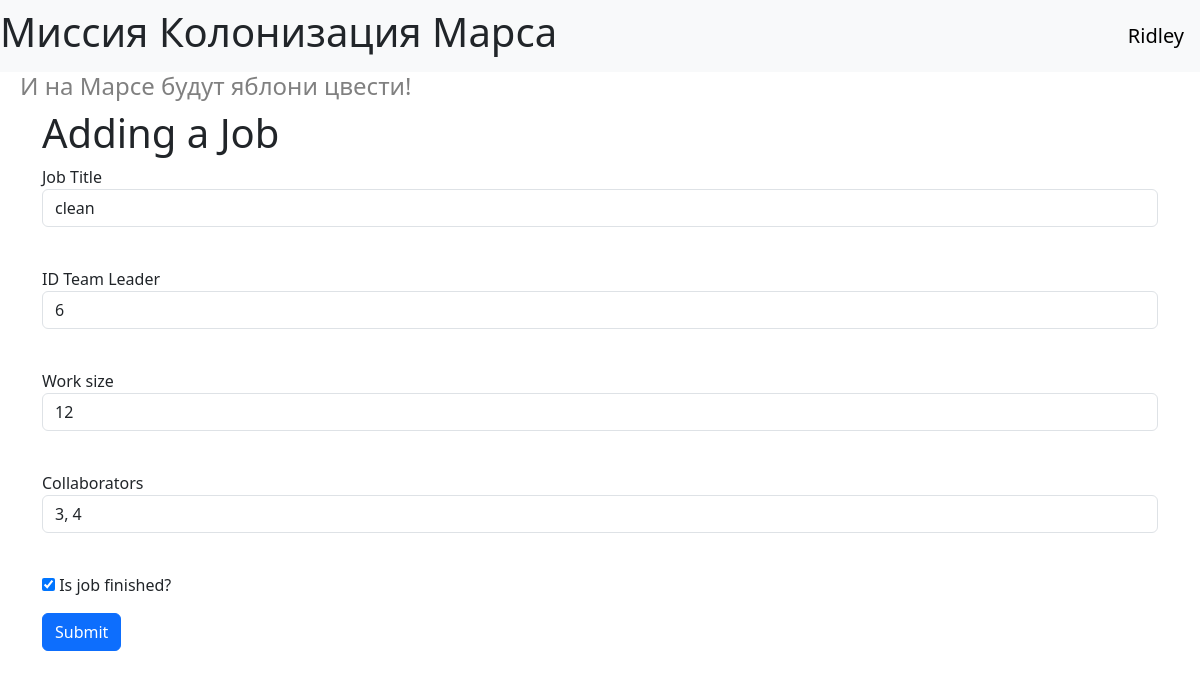
Page /edit_job/3 (signed in) on the earlier database version.
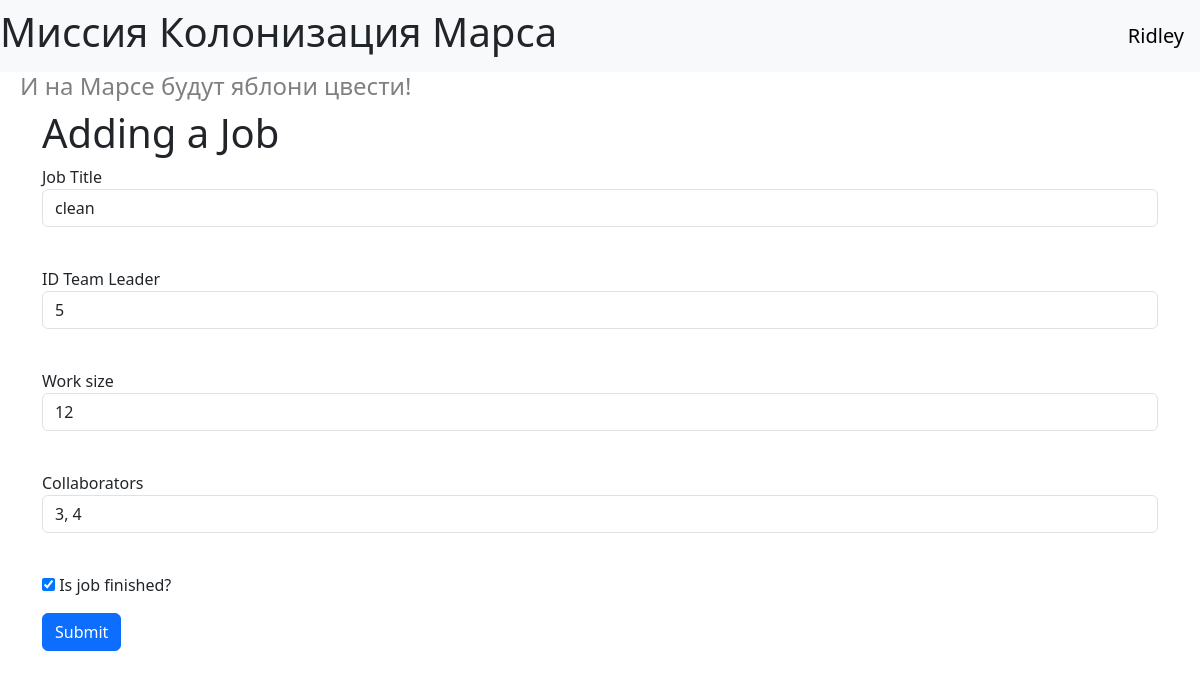
Same page on the later database version.
### data/jobs.py (models this page shows)
class Job(db_session.SqlAlchemyBase, SerializerMixin):
    __tablename__ = 'jobs'
    id = sqlalchemy.Column(sqlalchemy.Integer, primary_key=True, autoincrement=True)
    team_leader = sqlalchemy.Column(sqlalchemy.Integer, sqlalchemy.ForeignKey("users.id"))
    job = sqlalchemy.Column(sqlalchemy.String, nullable=True)
    work_size = sqlalchemy.Column(sqlalchemy.Integer, nullable=True)
    collaborators = sqlalchemy.Column(sqlalchemy.String, nullable=True)
    start_date = sqlalchemy.Column(sqlalchemy.DateTime, default=datetime.datetime.now)
    end_date = sqlalchemy.Column(sqlalchemy.DateTime, nullable=True)
    is_finished = sqlalchemy.Column(sqlalchemy.Boolean, nullable=True)
    user = orm.relationship('User')
    categories = orm.relationship("Category",
                                  secondary="association",
                                  backref="jobs")

### index2.py (the view, shortened to what this page needs)
@app.route('/edit_job/<int:id>', methods=['GET', 'POST'])
@login_required
def edit_job(id):
    form = AddJobForm()
    if request.method == "GET":
        db_sess = db_session.create_session()
        jobs = db_sess.query(Job).filter(Job.id == id,
                                         ((Job.team_leader == current_user.id) | (current_user.id == 1))).first()
        if jobs:
            form.job.data = jobs.job
            form.team_leader.data = jobs.team_leader
            form.work_size.data = jobs.work_size
            form.collaborators.data = jobs.collaborators
            form.is_finished.data = jobs.is_finished
        else:
            abort(404)
    return render_template('add_job.html', title='Редактирование работы', form=form)

### forms/job.py
class AddJobForm(FlaskForm):
    job = StringField('Job Title', validators=[DataRequired()])
    team_leader = StringField('ID Team Leader', validators=[DataRequired()])
    work_size = StringField('Work size', validators=[DataRequired()])
    collaborators = StringField('Collaborators', validators=[DataRequired()])
    is_finished = BooleanField('Is job finished?')
    submit = SubmitField('Submit')

### data/db_session.py (called while the page is built)
def create_session() -> Session:
    global __factory
    return __factory()

### index2.py (called while the page is built)
@login_manager.user_loader
def load_user(user_id):
    db_sess = db_session.create_session()
    return db_sess.query(User).get(user_id)

### templates/add_job.html (shortened to what this page needs)
{% extends "base.html" %}
{% block content %}
<h1>Adding a Job</h1>
{% if current_user.is_authenticated %}
    <form action="" method="post">
        <p>
            {{ form.job.label }}<br>
            {{ form.job(class="form-control") }}<br>
        </p>
        <p>
            {{ form.team_leader.label }}<br>
            {{ form.team_leader(class="form-control") }}<br>
        </p>
        <p>
            {{ form.work_size.label }}<br>
            {{ form.work_size(class="form-control") }}<br>
        </p>
        <p>
            {{ form.collaborators.label }}<br>
            {{ form.collaborators(class="form-control") }}<br>
        </p>
        <p>{{ form.is_finished() }} {{ form.is_finished.label }}</p>
        <p>{{ form.submit(type="submit", class="btn btn-primary") }}</p>
    </form>
{% else %}
    <p>
        <h3>Авторизуйтесь</h3>
    </p>
{% endif %}
{% endblock %}

Differences in the rows shown:
changed Job "clean": team_leader "6" → "5"
